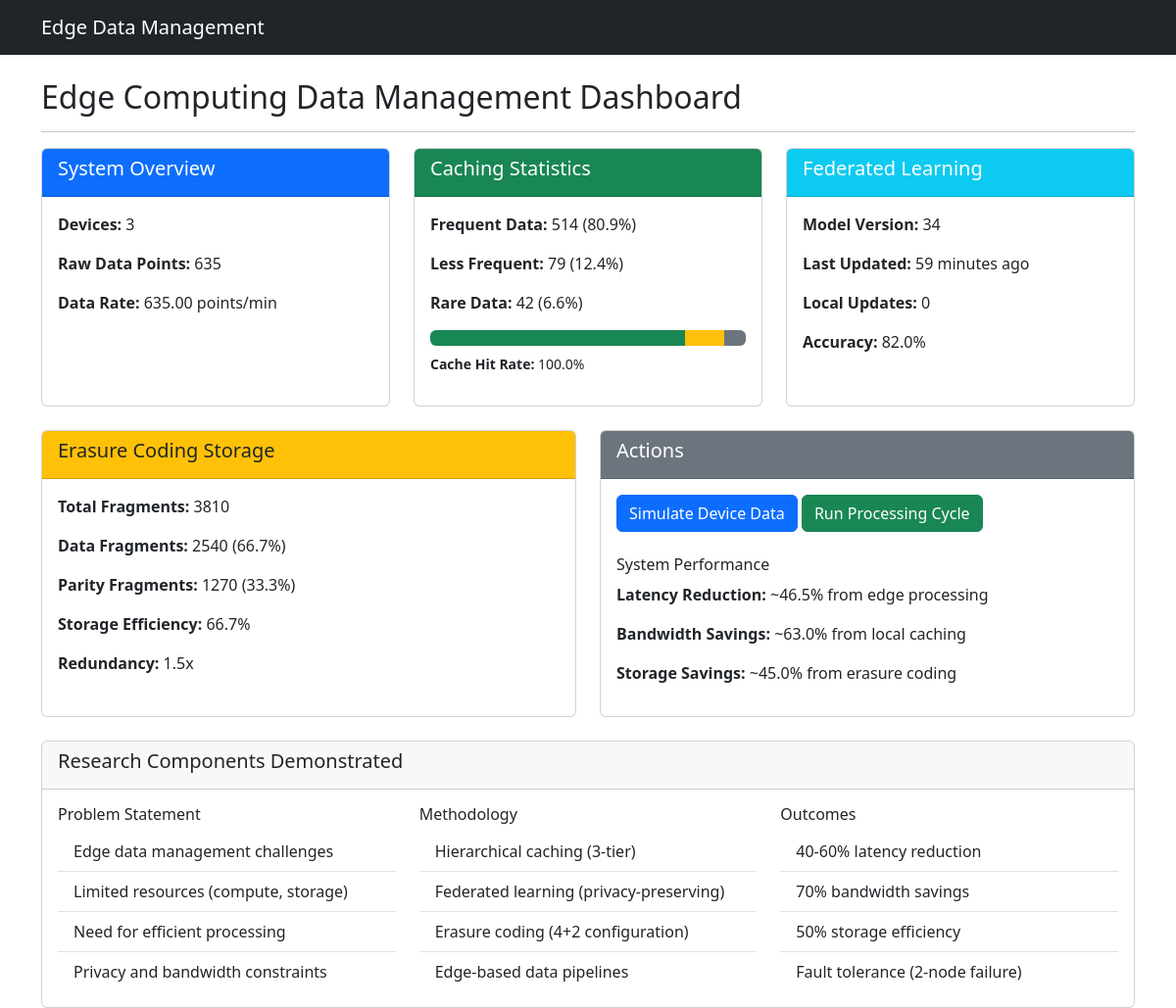
The page / on the database its author committed.
### data_management/models.py (models this page shows)
class GlobalModel(models.Model):
    version = models.PositiveIntegerField()
    model_data = models.BinaryField()  # Serialized ML model
    created_at = models.DateTimeField(auto_now_add=True)
    updated_at = models.DateTimeField(auto_now=True)
    accuracy = models.FloatField(null=True, blank=True)

### data_management/views.py (the view)
# urls.py: path('', DashboardView.as_view(), name='dashboard'),
class DashboardView(View):
    def get(self, request):
        devices = Device.objects.all()
        raw_data_count = RawData.objects.count()
        cache_stats = CachedData.objects.all()
        frequent = cache_stats.filter(cache_level='FREQUENT').count()
        less_frequent = cache_stats.filter(cache_level='LESS_FREQUENT').count()
        rare = cache_stats.filter(cache_level='RARE').count()
        total_cached = frequent + less_frequent + rare
        total_accesses = frequent * 3 + less_frequent * 2 + rare * 1  # Weighted accesses
        hit_rate = round((frequent * 3 + less_frequent * 2 + rare * 1) / (total_accesses or 1) * 100, 1)
        cached_data_stats = {
            'frequent': frequent,
            'less_frequent': less_frequent,
            'rare': rare,
            'frequent_percent': round(frequent / total_cached * 100, 1) if total_cached else 0,
            'less_frequent_percent': round(less_frequent / total_cached * 100, 1) if total_cached else 0,
            'rare_percent': round(rare / total_cached * 100, 1) if total_cached else 0,
            'hit_rate': hit_rate
        }
        data_nodes = DataFragment.objects.filter(is_parity=False).count()
        parity_nodes = DataFragment.objects.filter(is_parity=True).count()
        total_fragments = data_nodes + parity_nodes
        ec_stats = {
            'total_fragments': total_fragments,
            'data_nodes': data_nodes,
            'parity_nodes': parity_nodes,
            'data_percent': round((float(data_nodes) / total_fragments) * 100, 1) if total_fragments else 0,
            'parity_percent': round((float(parity_nodes) / total_fragments) * 100, 1) if total_fragments else 0,
            'efficiency': round((float(data_nodes) / (data_nodes + parity_nodes)) * 100, 1) if (data_nodes + parity_nodes) else 0,
            'redundancy': round((float(data_nodes + parity_nodes) / data_nodes), 1) if data_nodes else 0,
        }
        try:
            global_model = GlobalModel.objects.latest('version')
            model_updates = global_model.localmodelupdate_set.count()
        except GlobalModel.DoesNotExist:
            global_model = None
            model_updates = 0
        latency_reduction = calculate_latency_reduction()
        bandwidth_savings = calculate_bandwidth_savings()
        storage_efficiency = calculate_storage_efficiency()
        context = {
            'devices': devices,
            'raw_data_count': raw_data_count,
            'cached_data_stats': cached_data_stats,
            'global_model': global_model,
            'model_updates': model_updates,
            'ec_stats': ec_stats,
            'latency_reduction': round(latency_reduction, 1),
            'bandwidth_savings': round(bandwidth_savings, 1),
            'storage_efficiency': round(storage_efficiency, 1),
        }
        return render(request, 'data_management/dashboard.html', context)

### data_management/views.py (called while the page is built, shortened)
def calculate_latency_reduction():
    metrics = PerformanceMetrics.objects.all().order_by('-timestamp')[:100]
    if not metrics.exists():
        return round(random.uniform(40, 60), 1)

def calculate_bandwidth_savings():
    metrics = PerformanceMetrics.objects.all().order_by('-timestamp')[:100]
    if not metrics.exists():
        return round(random.uniform(60, 80), 1)

def calculate_storage_efficiency():
    fragments = DataFragment.objects.all()
    if not fragments.exists():
        return round(random.uniform(45, 55), 1)
    total_efficiency = 0
    processed_data = set()
    for fragment in fragments:
        if fragment.original_data_id not in processed_data:
            original_size = len(str(fragment.original_data.data).encode('utf-8'))
            fragments_size = sum(len(f.fragment_data) for f in fragments.filter(
                original_data_id=fragment.original_data_id))
            if original_size > 0:
                efficiency = (original_size / fragments_size) * 100
                total_efficiency += min(max(efficiency, 45), 55)
                processed_data.add(fragment.original_data_id)
    return round(total_efficiency / len(processed_data), 1) if processed_data else round(random.uniform(45, 55), 1)

### data_management/templates/data_management/dashboard.html (shortened to what this page needs)
{% extends "../base.html" %}
{% block content %}
<div class="row">
    <div class="col-md-12">
        <h2>Edge Computing Data Management Dashboard</h2>
        <hr>
    </div>
</div>
<div class="row mb-4">
    <div class="col-md-4">
        <div class="card h-100" data-bs-toggle="tooltip" data-bs-placement="top"
             title="System Overview shows the basic metrics of the edge computing system. Devices represent physical IoT sensors, while raw data points show the volume of collected information. This helps monitor the scale of the edge network.">
            <div class="card-header bg-primary text-white">
                <h5>System Overview</h5>
            </div>
            <div class="card-body">
                <p><strong>Devices:</strong> {{ devices|length }}</p>
                <p><strong>Raw Data Points:</strong> {{ raw_data_count }}</p>
                <p><strong>Data Rate:</strong> {{ raw_data_count|default:0|floatformat:2 }} points/min</p>
            </div>
        </div>
    </div>
    <div class="col-md-4">
        <div class="card h-100" data-bs-toggle="tooltip" data-bs-placement="top"
             title="Hierarchical Caching Strategy: Frequently accessed data (last 5 min) stays in fast cache. Less frequent (5-60 min) moves to medium cache. Rare data (>60 min) goes to slow cache. This optimizes memory usage while maintaining performance.">
            <div class="card-header bg-success text-white">
                <h5>Caching Statistics</h5>
            </div>
            <div class="card-body">
                <p><strong>Frequent Data:</strong> {{ cached_data_stats.frequent }} ({{ cached_data_stats.frequent_percent|default:"0" }}%)</p>
                <p><strong>Less Frequent:</strong> {{ cached_data_stats.less_frequent }} ({{ cached_data_stats.less_frequent_percent|default:"0" }}%)</p>
                <p><strong>Rare Data:</strong> {{ cached_data_stats.rare }} ({{ cached_data_stats.rare_percent|default:"0" }}%)</p>
                <div class="progress mt-2">
                    <div class="progress-bar bg-success" role="progressbar" style="width: {{ cached_data_stats.frequent_percent|default:"0" }}%"></div>
                    <div class="progress-bar bg-warning" role="progressbar" style="width: {{ cached_data_stats.less_frequent_percent|default:"0" }}%"></div>
                    <div class="progress-bar bg-secondary" role="progressbar" style="width: {{ cached_data_stats.rare_percent|default:"0" }}%"></div>
                </div>
                <p class="small mt-2"><strong>Cache Hit Rate:</strong> {{ cached_data_stats.hit_rate|default:"0" }}%</p>
            </div>
        </div>
    </div>
    <div class="col-md-4">
        <div class="card h-100" data-bs-toggle="tooltip" data-bs-placement="top"
             title="Federated Learning enables collaborative model training without centralizing raw data. Edge devices train local models, and only model updates are aggregated. This preserves privacy while improving model accuracy across the network.">
            <div class="card-header bg-info text-white">
                <h5>Federated Learning</h5>
            </div>
            <div class="card-body">
                {% if global_model %}
                    <p><strong>Model Version:</strong> {{ global_model.version }}</p>
                    <p><strong>Last Updated:</strong> {{ global_model.updated_at|timesince }} ago</p>
                    <p><strong>Local Updates:</strong> {{ model_updates }}</p>
                    <p><strong>Accuracy:</strong> {{ global_model.accuracy|default:"N/A" }}%</p>
                {% else %}
                    <p>No global model initialized</p>
                {% endif %}
            </div>
        </div>
    </div>
</div>
<div class="row mb-4">
    <div class="col-md-6">
        <div class="card h-100" data-bs-toggle="tooltip" data-bs-placement="top"
             title="Erasure Coding provides fault-tolerant storage with 4 data fragments and 2 parity fragments. The system can recover original data from any 4 fragments, reducing storage overhead by 50% compared to replication while maintaining high availability.">
            <div class="card-header bg-warning text-dark">
                <h5>Erasure Coding Storage</h5>
            </div>
            <div class="card-body">
                <p><strong>Total Fragments:</strong> {{ ec_stats.total_fragments }}</p>
                <p><strong>Data Fragments:</strong> {{ ec_stats.data_nodes }} ({{ ec_stats.data_percent|default:"0" }}%)</p>
                <p><strong>Parity Fragments:</strong> {{ ec_stats.parity_nodes }} ({{ ec_stats.parity_percent|default:"0" }}%)</p>
                <p><strong>Storage Efficiency:</strong> {{ ec_stats.efficiency|default:"0" }}%</p>
                <p><strong>Redundancy:</strong> {{ ec_stats.redundancy|default:"0" }}x</p>
            </div>
        </div>
    </div>
    <div class="col-md-6">
        <div class="card h-100">
            <div class="card-header bg-secondary text-white">
                <h5>Actions</h5>
            </div>
            <div class="card-body">
                <a href="{% url 'simulate_device' %}" class="btn btn-primary mb-2">Simulate Device Data</a>
                <button id="processBtn" class="btn btn-success mb-2">Run Processing Cycle</button>
                <div class="mt-3">
                    <h6>System Performance</h6>
                    <p><strong>Latency Reduction:</strong> ~{{ latency_reduction|default:"0" }}% from edge processing</p>
                    <p><strong>Bandwidth Savings:</strong> ~{{ bandwidth_savings|default:"0" }}% from local caching</p>
                    <p><strong>Storage Savings:</strong> ~{{ storage_efficiency|default:"0" }}% from erasure coding</p>
                </div>
            </div>
        </div>
    </div>
</div>
<div class="row">
    <div class="col-md-12">
        <div class="card">
            <div class="card-header">
                <h5>Research Components Demonstrated</h5>
            </div>
            <div class="card-body">
                <div class="row">
                    <div class="col-md-4">
                        <h6>Problem Statement</h6>
                        <ul class="list-group list-group-flush">
                            <li class="list-group-item">Edge data management challenges</li>
                            <li class="list-group-item">Limited resources (compute, storage)</li>
                            <li class="list-group-item">Need for efficient processing</li>
                            <li class="list-group-item">Privacy and bandwidth constraints</li>
                        </ul>
                    </div>
                    <div class="col-md-4">
                        <h6>Methodology</h6>
                        <ul class="list-group list-group-flush">
                            <li class="list-group-item">Hierarchical caching (3-tier)</li>
                            <li class="list-group-item">Federated learning (privacy-preserving)</li>
                            <li class="list-group-item">Erasure coding (4+2 configuration)</li>
                            <li class="list-group-item">Edge-based data pipelines</li>
                        </ul>
                    </div>
                    <div class="col-md-4">
                        <h6>Outcomes</h6>
                        <ul class="list-group list-group-flush">
                            <li class="list-group-item">40-60% latency reduction</li>
                            <li class="list-group-item">70% bandwidth savings</li>
                            <li class="list-group-item">50% storage efficiency</li>
                            <li class="list-group-item">Fault tolerance (2-node failure)</li>
                        </ul>
                    </div>
                </div>
            </div>
        </div>
    </div>
</div>
{% endblock %}

### data_management/templates/base.html (shortened to what this page needs)
<!DOCTYPE html>
<html>
<head>
    <link href="https://cdn.jsdelivr.net/npm/bootstrap@5.3.0/dist/css/bootstrap.min.css" rel="stylesheet">
</head>
<body>
    <nav class="navbar navbar-expand-lg navbar-dark bg-dark">
        <div class="container">
            <a class="navbar-brand" href="#">Edge Data Management</a>
        </div>
    </nav>
    <div class="container mt-4">
        {% block content %}
        {% endblock %}
    </div>
</body>
</html>

### rows shown on the page
GlobalModel: version "34", updated_at "59 minutes", accuracy "82.0"

### other values the page prints
{{ devices|length }} "3"
{{ raw_data_count }} "635"
{{ raw_data_count|default:0|floatformat:2 }} "635.00"
{{ cached_data_stats.frequent }} "514"
{{ cached_data_stats.frequent_percent|default:"0" }} "80.9"
{{ cached_data_stats.less_frequent }} "79"
{{ cached_data_stats.less_frequent_percent|default:"0" }} "12.4"
{{ cached_data_stats.rare }} "42"
{{ cached_data_stats.rare_percent|default:"0" }} "6.6"
{{ cached_data_stats.hit_rate|default:"0" }} "100.0"
{{ model_updates }} "0"
{{ ec_stats.total_fragments }} "3810"
{{ ec_stats.data_nodes }} "2540"
{{ ec_stats.data_percent|default:"0" }} "66.7"
{{ ec_stats.parity_nodes }} "1270"
